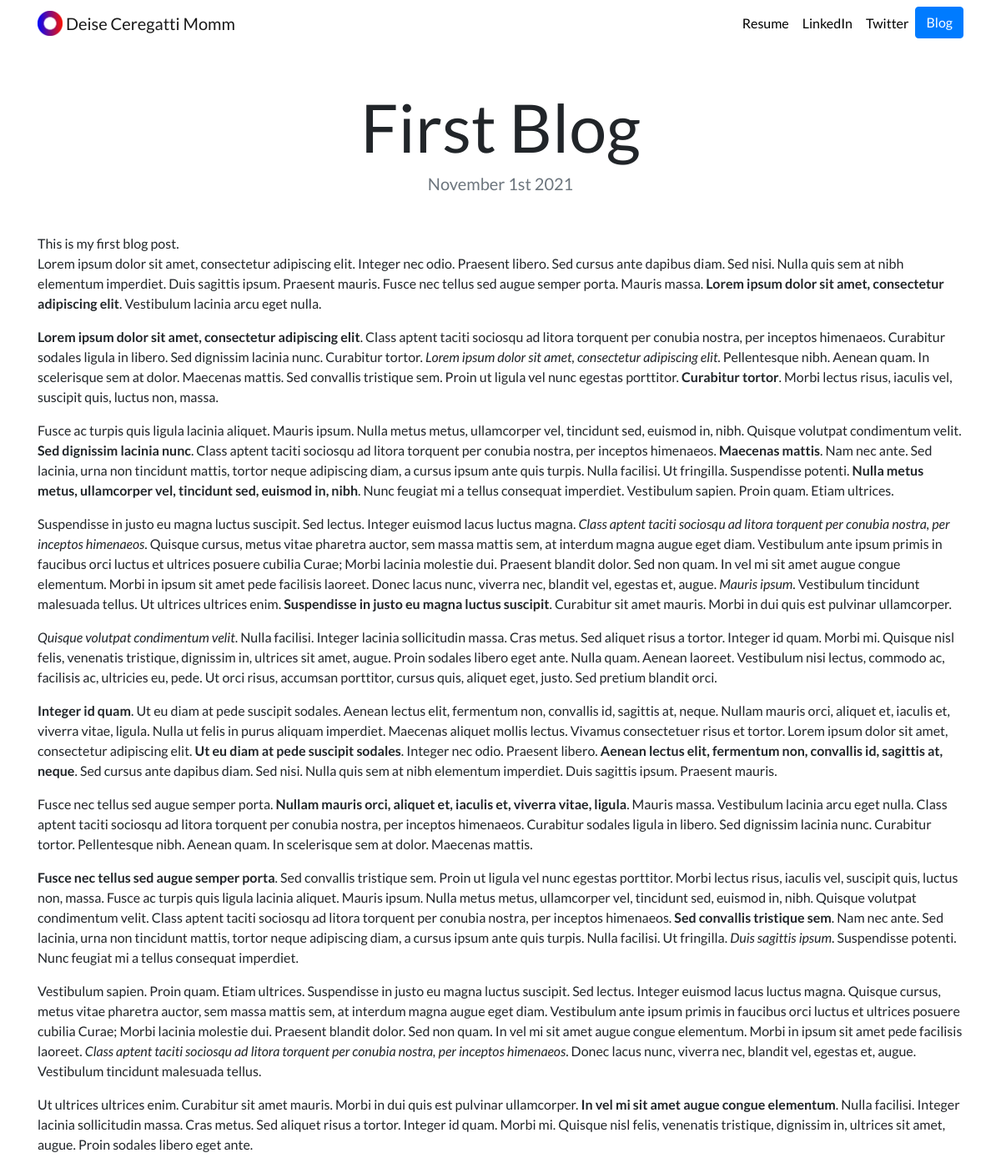
Page /blog/1/ on the committed database.
### blog/models.py (models this page shows, shortened)
class Blog(models.Model):
    title = models.CharField(max_length=200)
    description = models.TextField()
    date = models.DateField()

### blog/views.py (the view)
# urls.py: path('<int:blog_id>/', views.detail, name='detail'),
def detail(request, blog_id):
    blog = get_object_or_404(Blog, pk=blog_id)
    return render(request, 'blog/detail.html', {'blog':blog})

### blog/templates/blog/detail.html
{% extends "portfolio/base.html" %}
{% load static %}
{% block content %}
<h1 class="text-center mt-5" id="blogdetailtitle">{{ blog.title }}</h1>
<h5 class="text-center text-muted mb-5">{{ blog.date|date:'F jS Y' }}</h5>
{{ blog.description|safe }}
{% endblock %}

### portfolio/static/portfolio/custom.css (style rules this page uses)
body { font-family: 'Lato', sans-serif; }
@media (min-width: 992px) { #blogdetailtitle { font-size: 5rem; } }

### rows in the picture
Blog: title "First Blog", date "November 1st 2021", description "This is my first blog post. Lorem ipsum dolor sit amet, consectetur adipiscing elit. Integer nec odio. Praesent libero. Sed cursus ante dapibus diam. Sed nisi. Nulla quis sem at nibh elementum imperdiet. Duis sagittis ipsum. Praesent mauris. Fusce nec tellus sed augue semper porta. Mauris massa. Lorem ipsum dolor sit amet, consectetur adipiscing elit . Vestibulum lacinia arcu eget nulla. Lorem ipsum dolor sit amet, consectetur adipiscing elit . Class aptent taciti sociosqu ad litora torquent per conubia nostra, per inceptos himenaeos. Curabitur sodales ligula in libero. Sed dignissim lacinia nunc. Curabitur tortor. Lorem ipsum dolor sit amet, consectetur adipiscing elit . Pellentesque nibh.…"
